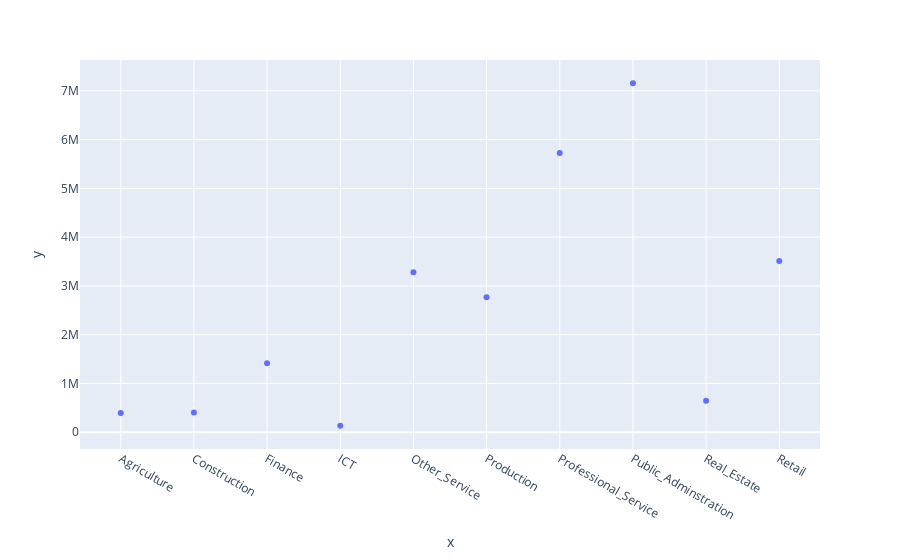

The notebook cell this image was saved under:
### Markdown cell above
### 3. Visual analysis

#### Create a dynamic scatter/bubble plot showing the change of workforce number over the period using Plotly express.

### Code cell
import plotly.express as px
fig = px.scatter(x=employees.index, y= employees['period_total'])
fig.show()

### Figure 1 — Plotly figure (JSON) as saved in the notebook; plotly's stock layout.template omitted (floating-point values rounded to 4 significant figures)
{"data": [{"hovertemplate": "x=%{x}<br>y=%{y}<extra></extra>", "legendgroup": "", "marker": {"color": "#636efa", "symbol": "circle"}, "mode": "markers", "name": "", "orientation": "v", "showlegend": false, "type": "scatter", "x": ["Agriculture", "Construction ", "Finance", "ICT", "Other_Service ", "Production ", "Professional_Service", "Public_Adminstration", "Real_Estate", "Retail"], "xaxis": "x", "y": [392800, 405000, 1413600, 131500, 3277800, 2765600, 5726700, 7156500, 646400, 3509200], "yaxis": "y"}], "layout": {"legend": {"tracegroupgap": 0}, "margin": {"t": 60}, "xaxis": {"anchor": "y", "domain": [0, 1], "title": {"text": "x"}}, "yaxis": {"anchor": "x", "domain": [0, 1], "title": {"text": "y"}}}}
